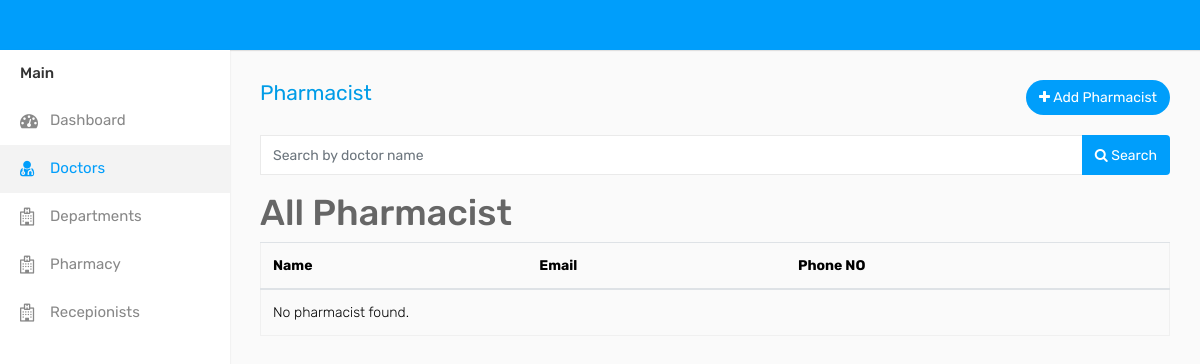
/phar (signed in), run on an earlier commit of the app's database.
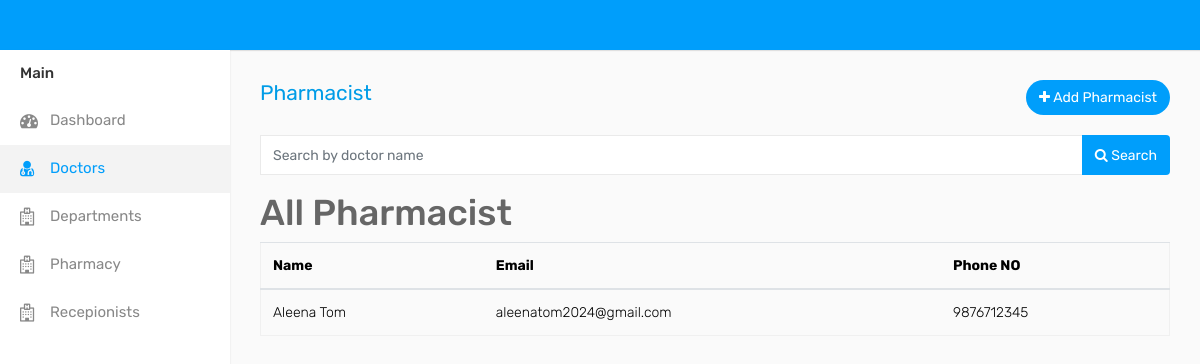
And on a later commit of the database.
### eyeapp/models.py (models this page shows, shortened)
class Phar(models.Model):
        user = models.ForeignKey(CustomUser, on_delete=models.CASCADE, blank=True, null=True)
        Name = models.CharField(max_length=110)
        dob = models.CharField(max_length=50, blank=True, null=True)
        city = models.CharField(max_length=110,blank=True, null=True)
        address = models.CharField(max_length=50, blank=True, null=True)
        phn = models.IntegerField()
        gender = models.CharField(max_length=10, choices=[('Male', 'Male'), ('Female', 'Female'), ('Others', 'Others')], blank=True, null=True)
        state = models.CharField(max_length=100, null=True, blank=True)
        country = models.CharField(max_length=100, null=True, blank=True)
        institution = models.CharField(max_length=100, null=True, blank=True)
        subject = models.CharField(max_length=100, null=True, blank=True)
        degree = models.CharField(max_length=100, null=True, blank=True)
        year = models.CharField(max_length=100, null=True, blank=True)
        def __str__(self):
            return self.Name

class CustomUser(AbstractUser):
    PATIENT = 1
    DOCTOR = 2
    RECEPTIONIST = 3
    PHARMACIST = 4
    ADMIN = 5
    ROLE_CHOICES = (
        (PATIENT, 'Patient'),
        (DOCTOR, 'Doctor'),
        (RECEPTIONIST, 'Receptionist'),
        (PHARMACIST, 'Pharmacist'),
        (ADMIN, 'Admin'),
    )
    username = None
    first_name = None
    last_name = None
    USERNAME_FIELD = 'email'
    email = models.EmailField(max_length=100, unique=True)
    password = models.CharField(max_length=128)
    role = models.PositiveSmallIntegerField(choices=ROLE_CHOICES, blank=True, null=True, default=1)
    is_admin = models.BooleanField(default=False)
    is_staff = models.BooleanField(default=False)
    is_active = models.BooleanField(default=True)
    is_superadmin = models.BooleanField(default=False)
    REQUIRED_FIELDS = []
    objects = UserManager()

### eyeapp/views.py (the view)
# urls.py: path('phar',views.phar,name="phar"),
@login_required(login_url='loginadmin')
def phar(request):
    phar = Phar.objects.all()
    print(phar)
    return render(request,'phar.html',{'phar': phar})

### templates/phar.html (shortened to what this page needs)
<!DOCTYPE html>
{% load static %}
<html lang="en">
<head>
    <link rel="stylesheet" type="text/css" href="{% static 'assets/css/bootstrap.min.css'%}">
    <link rel="stylesheet" type="text/css" href="{% static 'assets/css/font-awesome.min.css'%}">
    <link rel="stylesheet" type="text/css" href="{% static 'assets/css/select2.min.css'%}">
    <link rel="stylesheet" type="text/css" href="{% static 'assets/css/bootstrap-datetimepicker.min.css'%}">
    <link rel="stylesheet" type="text/css" href="{% static 'assets/css/style.css'%}">
</head>
<body>
    <div class="main-wrapper">
         <div class="header">
        <div class="sidebar" id="sidebar">
            <div class="sidebar-inner slimscroll">
                <div id="sidebar-menu" class="sidebar-menu">
                    <ul>
                        <li class="menu-title">Main</li>
                          <li>
                            <a href="index-2.html"><i class="fa fa-dashboard"></i> <span>Dashboard</span></a>
                        </li>
						<li class="active">
                            <a href=" {% url 'admin_doctors' %}"><i class="fa fa-user-md"></i> <span>Doctors</span></a>
                        </li>
                        <li>
                            <a href="{% url 'departments' %}"><i class="fa fa-hospital-o"></i> <span>Departments</span></a>
                        </li>
                        <li>
                            <a href="{% url 'phar' %}"><i class="fa fa-hospital-o"></i> <span>Pharmacy</span></a>
                        </li>
                        <li>
                            <a href="{% url 'rep' %}"><i class="fa fa-hospital-o"></i> <span>Recepionists</span></a>
                        </li>
                </div>
            </div>
        </div>
        <div class="page-wrapper">
            <div class="content">
                <div class="row">
                    <div class="col-sm-4 col-3">
                        <h4 class="page-title"><a href="{% url 'admin_addphar' %}">Pharmacist</h4>
                    </div>
                    <div class="col-sm-8 col-9 text-right m-b-20">
                        <a href="admin_addphar" class="btn btn-primary btn-rounded float-right"><i class="fa fa-plus"></i> Add Pharmacist</a>
                    </div>
                </div>
                <form id="search-form" method="GET" action="{% url 'search_phar' %}">
                    <div class="input-group mb-3">
                        <input type="text" class="form-control" name="Name" placeholder="Search by doctor name">
                        <div class="input-group-append">
                            <button class="btn btn-primary" type="submit"><i class="fa fa-search"></i> Search</button>
                        </div>
                    </div>
                </form>
                <h1>All Pharmacist</h1>
                <table class="table">
                    <thead>
                        <tr>
                            <th>Name</th>
                            <th>Email</th>
                            <th>Phone NO</th>
                        </tr>
                    </thead>
                    <tbody>
                        {% for phar in phar %}
                            <tr>
                                 <td>{{ phar.Name }}</td>
                                <td>{{ phar.user.email }}</td>
                                <td>{{ phar.phn }}</td>
                            </tr>
                        {% empty %}
                            <tr>
                                <td colspan="5">No pharmacist found.</td>
                            </tr>
                        {% endfor %}
                    </tbody>
                </table>
                </div>
            </div>
        </div>
    </div>
</body>
</html>

What changed in the data, as far as the page shows it:
added Phar: Name "Aleena Tom", user.email "aleenatom2024@gmail.com", phn "9876712345"
Also different on the page:
text no longer shown: "No pharmacist found."
